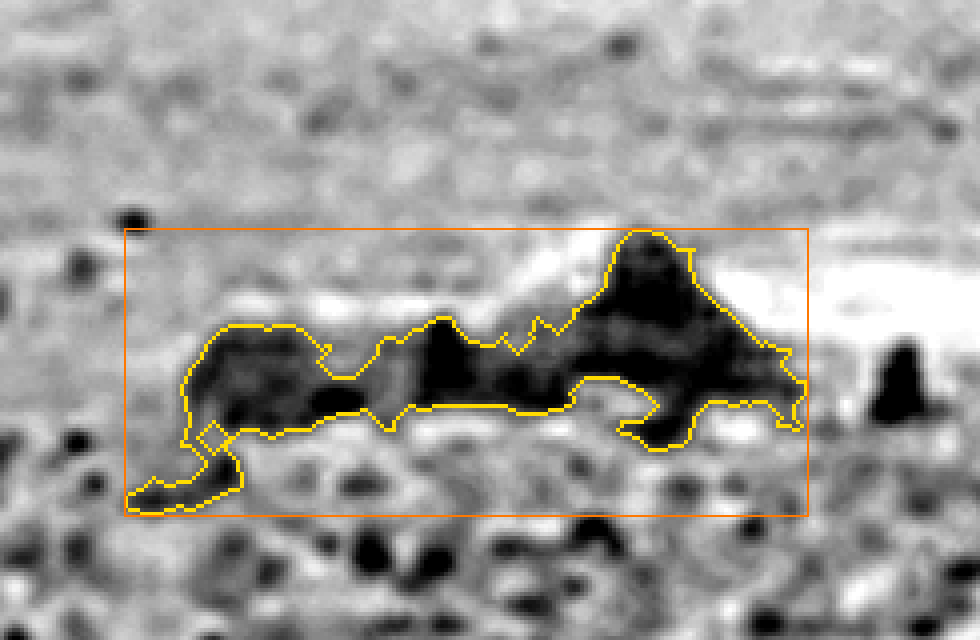

Recreate this plot in Python.
#!/usr/bin/env python3
"""Silhouette characterization of the annotated feature "Object X" in
PIA02406 (Mars Pathfinder IMP Twin Peaks super-resolution, right eye).

Measures the neutral geometry of the feature — cluster envelope, width
profile ("neck" test), constituent sub-feature decomposition, angular
size, absolute size as a function of assumed range, and the resolution
floor — WITHOUT assigning any interpretation. The measurement is
reproducible; the naming ("head", "neck", "monument") is not in the math
and is discussed only as a conferred semantic layer in the report
(analysis/OBJECT_X_SILHOUETTE_REPORT.md).

Object X location is taken from intake/INTAKE_REVIEW.md: the intake markup
family calibrates it to PIA02406 product px ~x 4312-4500, y 522-635.

Camera/product constants: 0.98 mrad/native px (Smith et al. 1997);
"enlarged by 500%" (catalog) -> 1 product px = 1/5 native px = 0.196 mrad.

Requires Pillow + numpy (no scipy). Run from repo root:
  python3 analysis/object_x_silhouette.py
"""
import numpy as np
from collections import deque
from PIL import Image, ImageDraw, ImageFilter

Image.MAX_IMAGE_PIXELS = None
IFOV = 0.98e-3            # rad / native IMP px (Smith et al. 1997)
ENLARGE = 5.0            # catalog: "enlarged by 500%"
MRAD_PPX = IFOV / ENLARGE * 1e3      # 0.196 mrad per product px
WIN = (4285, 4530, 505, 665)         # measurement window (x0,x1,y0,y1)
IMG = "intake/00/PIA02406.tif"
FIG = "analysis/object_x_silhouette.png"


def dilate(m, r):
    for _ in range(r):
        m = (m | np.roll(m, 1, 0) | np.roll(m, -1, 0)
             | np.roll(m, 1, 1) | np.roll(m, -1, 1))
    return m


def close(m, r):
    return ~dilate(~dilate(m, r), r)


def components(mask, minsz=1):
    seen = np.zeros_like(mask); out = []
    for y0 in range(mask.shape[0]):
        for x0 in range(mask.shape[1]):
            if mask[y0, x0] and not seen[y0, x0]:
                q = deque([(y0, x0)]); seen[y0, x0] = True; pts = [(y0, x0)]
                while q:
                    y, x = q.popleft()
                    for dy in (-1, 0, 1):
                        for dx in (-1, 0, 1):
                            ny, nx = y + dy, x + dx
                            if (0 <= ny < mask.shape[0] and 0 <= nx < mask.shape[1]
                                    and mask[ny, nx] and not seen[ny, nx]):
                                seen[ny, nx] = True; q.append((ny, nx)); pts.append((ny, nx))
                if len(pts) >= minsz:
                    out.append(pts)
    return out


def main():
    x0, x1, y0, y1 = WIN
    sub = Image.open(IMG).convert("L").crop((x0, y0, x1, y1))
    a = np.asarray(sub).astype(float); h, w = a.shape
    bg = np.asarray(sub.filter(ImageFilter.GaussianBlur(30))).astype(float)
    res = np.clip(bg - a, 0, None)            # dark features positive

    env = max(components(close(res >= np.percentile(res, 80), 3), minsz=30), key=len)
    em = np.zeros((h, w), bool)
    for y, x in env:
        em[y, x] = True
    ys = np.array([p[0] for p in env]); xs = np.array([p[1] for p in env])
    bw, bh = xs.max() - xs.min() + 1, ys.max() - ys.min() + 1
    print(f"cluster envelope {bw}x{bh} product px = {bw*MRAD_PPX:.1f} x "
          f"{bh*MRAD_PPX:.1f} mrad; aspect H/W {bh/bw:.2f}")
    print(f"annotator ruler silhouette 191x55 px = {191*MRAD_PPX:.1f} x "
          f"{55*MRAD_PPX:.1f} mrad (length 2-5/8 in, height 3/4 in)")

    widths = np.array([ (xs[ys == r].max() - xs[ys == r].min() + 1) if (ys == r).any() else 0
                        for r in range(ys.min(), ys.max() + 1)])
    print("width profile top->down (px): " + " ".join(map(str, widths.astype(int))))

    subf = sorted((len(p) for p in components(res >= np.percentile(res, 88), minsz=4)),
                  reverse=True)
    print(f"{len(subf)} constituent dark blobs; largest {subf[0]} px = "
          f"{subf[0]/25:.0f} native px; median {int(np.median(subf))} px")

    Wm, Hm = bw * MRAD_PPX, bh * MRAD_PPX
    print("\nabsolute envelope size vs assumed range (range INDETERMINATE):")
    for Z in (30, 100, 300, 860, 1006):
        print(f"  Z={Z:>4} m: {Z*Wm*1e-3:5.1f} x {Z*Hm*1e-3:5.1f} m; "
              f"resolution floor 2px = {2*Z*IFOV:.2f} m")

    lo, hi = np.percentile(a, 2), np.percentile(a, 98)
    ov = np.clip((np.asarray(sub.convert("RGB")).astype(float) - lo) / (hi - lo) * 255,
                 0, 255).astype(np.uint8)
    S = 4; fig = Image.fromarray(ov).resize((w * S, h * S), Image.NEAREST)
    dr = ImageDraw.Draw(fig)
    edge = em & ~(np.roll(em, 1, 0) & np.roll(em, -1, 0) & np.roll(em, 1, 1) & np.roll(em, -1, 1))
    for y, x in zip(*np.where(edge)):
        dr.rectangle([x*S, y*S, x*S+S-1, y*S+S-1], fill=(255, 220, 0))
    dr.rectangle([xs.min()*S, ys.min()*S, (xs.max()+1)*S, (ys.max()+1)*S],
                 outline=(255, 120, 0), width=2)
    fig.save(FIG)
    print(f"\nwrote {FIG}")


if __name__ == "__main__":
    main()
